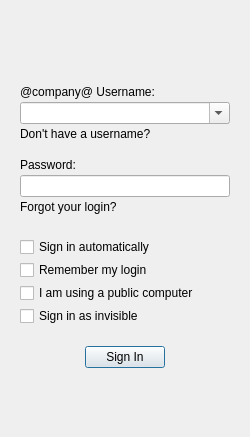
<?xml version="1.0" encoding="UTF-8"?>
<ui version="4.0">
 <class>AddVoxOxAccount</class>
 <widget class="QWidget" name="AddVoxOxAccount">
  <property name="geometry">
   <rect>
    <x>0</x>
    <y>0</y>
    <width>250</width>
    <height>437</height>
   </rect>
  </property>
  <property name="sizePolicy">
   <sizepolicy hsizetype="Preferred" vsizetype="Preferred">
    <horstretch>0</horstretch>
    <verstretch>0</verstretch>
   </sizepolicy>
  </property>
  <property name="font">
   <font>
    <family>Tahoma</family>
   </font>
  </property>
  <property name="windowTitle">
   <string>@product@ - Login</string>
  </property>
  <property name="styleSheet">
   <string notr="true"/>
  </property>
  <layout class="QGridLayout" name="gridLayout_17">
   <property name="margin">
    <number>20</number>
   </property>
   <property name="spacing">
    <number>0</number>
   </property>
   <item row="0" column="0">
    <layout class="QGridLayout" name="gridLayout_16">
     <property name="spacing">
      <number>0</number>
     </property>
     <item row="0" column="0">
      <layout class="QGridLayout" name="gridLayout_3">
       <property name="spacing">
        <number>0</number>
       </property>
       <item row="0" column="0">
        <spacer name="horizontalSpacer_6">
         <property name="orientation">
          <enum>Qt::Horizontal</enum>
         </property>
         <property name="sizeHint" stdset="0">
          <size>
           <width>40</width>
           <height>20</height>
          </size>
         </property>
        </spacer>
       </item>
       <item row="0" column="1">
        <widget class="QLabel" name="logoLabel">
         <property name="sizePolicy">
          <sizepolicy hsizetype="Fixed" vsizetype="Fixed">
           <horstretch>0</horstretch>
           <verstretch>0</verstretch>
          </sizepolicy>
         </property>
         <property name="minimumSize">
          <size>
           <width>177</width>
           <height>42</height>
          </size>
         </property>
         <property name="maximumSize">
          <size>
           <width>177</width>
           <height>42</height>
          </size>
         </property>
         <property name="styleSheet">
          <string notr="true"/>
         </property>
         <property name="frameShape">
          <enum>QFrame::NoFrame</enum>
         </property>
         <property name="text">
          <string/>
         </property>
         <property name="textFormat">
          <enum>Qt::PlainText</enum>
         </property>
         <property name="pixmap">
          <pixmap resource="../../../../resources/wengophone.qrc">:/pics/logo_onloginscreen.png</pixmap>
         </property>
         <property name="alignment">
          <set>Qt::AlignCenter</set>
         </property>
         <property name="margin">
          <number>0</number>
         </property>
         <property name="indent">
          <number>100</number>
         </property>
        </widget>
       </item>
       <item row="0" column="2">
        <spacer name="horizontalSpacer_5">
         <property name="orientation">
          <enum>Qt::Horizontal</enum>
         </property>
         <property name="sizeHint" stdset="0">
          <size>
           <width>40</width>
           <height>20</height>
          </size>
         </property>
        </spacer>
       </item>
      </layout>
     </item>
     <item row="1" column="0">
      <spacer name="verticalSpacer_4">
       <property name="orientation">
        <enum>Qt::Vertical</enum>
       </property>
       <property name="sizeType">
        <enum>QSizePolicy::Fixed</enum>
       </property>
       <property name="sizeHint" stdset="0">
        <size>
         <width>188</width>
         <height>20</height>
        </size>
       </property>
      </spacer>
     </item>
     <item row="2" column="0">
      <layout class="QGridLayout" name="gridLayout_15">
       <property name="spacing">
        <number>0</number>
       </property>
       <item row="0" column="0">
        <layout class="QGridLayout" name="gridLayout_12">
         <item row="0" column="0">
          <widget class="QLabel" name="voxoxUsernameLabel">
           <property name="sizePolicy">
            <sizepolicy hsizetype="Minimum" vsizetype="Preferred">
             <horstretch>0</horstretch>
             <verstretch>0</verstretch>
            </sizepolicy>
           </property>
           <property name="text">
            <string>@company@ Username:</string>
           </property>
          </widget>
         </item>
         <item row="0" column="1">
          <spacer name="horizontalSpacer">
           <property name="orientation">
            <enum>Qt::Horizontal</enum>
           </property>
           <property name="sizeHint" stdset="0">
            <size>
             <width>40</width>
             <height>20</height>
            </size>
           </property>
          </spacer>
         </item>
        </layout>
       </item>
       <item row="1" column="0">
        <layout class="QGridLayout" name="gridLayout_13">
         <item row="0" column="0">
          <widget class="QComboBox" name="usernameComboBox">
           <property name="sizePolicy">
            <sizepolicy hsizetype="Expanding" vsizetype="Fixed">
             <horstretch>0</horstretch>
             <verstretch>0</verstretch>
            </sizepolicy>
           </property>
           <property name="editable">
            <bool>true</bool>
           </property>
          </widget>
         </item>
        </layout>
       </item>
       <item row="2" column="0">
        <layout class="QGridLayout" name="gridLayout_14">
         <item row="0" column="0">
          <widget class="VoxOxLinkLabel" name="linkToSignUpLabel">
           <property name="sizePolicy">
            <sizepolicy hsizetype="Preferred" vsizetype="Preferred">
             <horstretch>0</horstretch>
             <verstretch>0</verstretch>
            </sizepolicy>
           </property>
           <property name="text">
            <string>Don't have a username?</string>
           </property>
          </widget>
         </item>
         <item row="0" column="1">
          <spacer name="horizontalSpacer_13">
           <property name="orientation">
            <enum>Qt::Horizontal</enum>
           </property>
           <property name="sizeHint" stdset="0">
            <size>
             <width>40</width>
             <height>20</height>
            </size>
           </property>
          </spacer>
         </item>
        </layout>
       </item>
      </layout>
     </item>
     <item row="3" column="0">
      <spacer name="verticalSpacer">
       <property name="orientation">
        <enum>Qt::Vertical</enum>
       </property>
       <property name="sizeType">
        <enum>QSizePolicy::Fixed</enum>
       </property>
       <property name="sizeHint" stdset="0">
        <size>
         <width>138</width>
         <height>11</height>
        </size>
       </property>
      </spacer>
     </item>
     <item row="4" column="0">
      <layout class="QGridLayout" name="gridLayout_11">
       <property name="spacing">
        <number>0</number>
       </property>
       <item row="0" column="0">
        <layout class="QGridLayout" name="gridLayout_9">
         <property name="spacing">
          <number>0</number>
         </property>
         <item row="0" column="0">
          <widget class="QLabel" name="passwordLabel">
           <property name="sizePolicy">
            <sizepolicy hsizetype="Minimum" vsizetype="Preferred">
             <horstretch>0</horstretch>
             <verstretch>0</verstretch>
            </sizepolicy>
           </property>
           <property name="text">
            <string>Password:</string>
           </property>
          </widget>
         </item>
         <item row="0" column="1">
          <spacer name="horizontalSpacer_2">
           <property name="orientation">
            <enum>Qt::Horizontal</enum>
           </property>
           <property name="sizeHint" stdset="0">
            <size>
             <width>40</width>
             <height>20</height>
            </size>
           </property>
          </spacer>
         </item>
        </layout>
       </item>
       <item row="1" column="0">
        <layout class="QGridLayout" name="gridLayout_2">
         <property name="spacing">
          <number>0</number>
         </property>
         <item row="0" column="0">
          <widget class="QLineEdit" name="passwordLineEdit">
           <property name="sizePolicy">
            <sizepolicy hsizetype="Expanding" vsizetype="Fixed">
             <horstretch>0</horstretch>
             <verstretch>0</verstretch>
            </sizepolicy>
           </property>
           <property name="text">
            <string/>
           </property>
           <property name="echoMode">
            <enum>QLineEdit::Password</enum>
           </property>
          </widget>
         </item>
        </layout>
       </item>
       <item row="2" column="0">
        <layout class="QGridLayout" name="gridLayout_8">
         <property name="spacing">
          <number>0</number>
         </property>
         <item row="0" column="0">
          <widget class="VoxOxLinkLabel" name="linkForgotPasswordLabel">
           <property name="sizePolicy">
            <sizepolicy hsizetype="Preferred" vsizetype="Fixed">
             <horstretch>0</horstretch>
             <verstretch>0</verstretch>
            </sizepolicy>
           </property>
           <property name="text">
            <string>Forgot your login?</string>
           </property>
          </widget>
         </item>
         <item row="0" column="1">
          <spacer name="horizontalSpacer_4">
           <property name="orientation">
            <enum>Qt::Horizontal</enum>
           </property>
           <property name="sizeHint" stdset="0">
            <size>
             <width>28</width>
             <height>20</height>
            </size>
           </property>
          </spacer>
         </item>
        </layout>
       </item>
      </layout>
     </item>
     <item row="5" column="0">
      <spacer name="verticalSpacer_2">
       <property name="orientation">
        <enum>Qt::Vertical</enum>
       </property>
       <property name="sizeType">
        <enum>QSizePolicy::Fixed</enum>
       </property>
       <property name="sizeHint" stdset="0">
        <size>
         <width>20</width>
         <height>20</height>
        </size>
       </property>
      </spacer>
     </item>
     <item row="6" column="0">
      <layout class="QGridLayout" name="gridLayout_10">
       <property name="horizontalSpacing">
        <number>0</number>
       </property>
       <property name="verticalSpacing">
        <number>3</number>
       </property>
       <item row="0" column="0">
        <layout class="QGridLayout" name="gridLayout"/>
       </item>
       <item row="1" column="0">
        <widget class="QFrame" name="rememberPasswordFrame">
         <property name="frameShape">
          <enum>QFrame::NoFrame</enum>
         </property>
         <property name="frameShadow">
          <enum>QFrame::Plain</enum>
         </property>
         <layout class="QGridLayout" name="gridLayout_4">
          <property name="horizontalSpacing">
           <number>0</number>
          </property>
          <property name="verticalSpacing">
           <number>3</number>
          </property>
          <property name="margin">
           <number>0</number>
          </property>
          <item row="2" column="0">
           <widget class="QCheckBox" name="rememberPasswordCheckBox">
            <property name="text">
             <string>Remember my login</string>
            </property>
           </widget>
          </item>
          <item row="2" column="1">
           <spacer name="horizontalSpacer_8">
            <property name="orientation">
             <enum>Qt::Horizontal</enum>
            </property>
            <property name="sizeHint" stdset="0">
             <size>
              <width>114</width>
              <height>13</height>
             </size>
            </property>
           </spacer>
          </item>
          <item row="0" column="0">
           <widget class="QCheckBox" name="automaticallyLoginCheckBox">
            <property name="text">
             <string>Sign in automatically</string>
            </property>
           </widget>
          </item>
          <item row="0" column="1">
           <spacer name="horizontalSpacer_7">
            <property name="orientation">
             <enum>Qt::Horizontal</enum>
            </property>
            <property name="sizeHint" stdset="0">
             <size>
              <width>40</width>
              <height>13</height>
             </size>
            </property>
           </spacer>
          </item>
         </layout>
        </widget>
       </item>
       <item row="2" column="0">
        <widget class="QFrame" name="publicComputerFrame">
         <property name="frameShape">
          <enum>QFrame::NoFrame</enum>
         </property>
         <property name="frameShadow">
          <enum>QFrame::Plain</enum>
         </property>
         <layout class="QGridLayout" name="gridLayout_6">
          <property name="margin">
           <number>0</number>
          </property>
          <property name="spacing">
           <number>0</number>
          </property>
          <item row="0" column="0">
           <widget class="QCheckBox" name="publicComputerCheckBox">
            <property name="text">
             <string>I am using a public computer</string>
            </property>
           </widget>
          </item>
          <item row="0" column="1">
           <spacer name="horizontalSpacer_9">
            <property name="orientation">
             <enum>Qt::Horizontal</enum>
            </property>
            <property name="sizeHint" stdset="0">
             <size>
              <width>71</width>
              <height>15</height>
             </size>
            </property>
           </spacer>
          </item>
         </layout>
        </widget>
       </item>
       <item row="3" column="0">
        <layout class="QGridLayout" name="gridLayout_7">
         <item row="0" column="0">
          <widget class="QCheckBox" name="invisibleSignInCheckBox">
           <property name="text">
            <string>Sign in as invisible</string>
           </property>
          </widget>
         </item>
         <item row="0" column="1">
          <spacer name="horizontalSpacer_10">
           <property name="orientation">
            <enum>Qt::Horizontal</enum>
           </property>
           <property name="sizeHint" stdset="0">
            <size>
             <width>40</width>
             <height>13</height>
            </size>
           </property>
          </spacer>
         </item>
        </layout>
       </item>
      </layout>
     </item>
     <item row="7" column="0">
      <spacer name="verticalSpacer_3">
       <property name="orientation">
        <enum>Qt::Vertical</enum>
       </property>
       <property name="sizeType">
        <enum>QSizePolicy::Fixed</enum>
       </property>
       <property name="sizeHint" stdset="0">
        <size>
         <width>158</width>
         <height>20</height>
        </size>
       </property>
      </spacer>
     </item>
     <item row="8" column="0">
      <layout class="QGridLayout" name="gridLayout_5">
       <property name="spacing">
        <number>0</number>
       </property>
       <item row="0" column="0">
        <spacer name="horizontalSpacer_12">
         <property name="orientation">
          <enum>Qt::Horizontal</enum>
         </property>
         <property name="sizeHint" stdset="0">
          <size>
           <width>13</width>
           <height>20</height>
          </size>
         </property>
        </spacer>
       </item>
       <item row="0" column="1">
        <widget class="QPushButton" name="loginButton">
         <property name="text">
          <string>Sign In</string>
         </property>
         <property name="default">
          <bool>true</bool>
         </property>
        </widget>
       </item>
       <item row="0" column="2">
        <spacer name="horizontalSpacer_11">
         <property name="orientation">
          <enum>Qt::Horizontal</enum>
         </property>
         <property name="sizeHint" stdset="0">
          <size>
           <width>13</width>
           <height>20</height>
          </size>
         </property>
        </spacer>
       </item>
      </layout>
     </item>
     <item row="9" column="0">
      <spacer name="verticalSpacer_5">
       <property name="orientation">
        <enum>Qt::Vertical</enum>
       </property>
       <property name="sizeHint" stdset="0">
        <size>
         <width>17</width>
         <height>17</height>
        </size>
       </property>
      </spacer>
     </item>
    </layout>
   </item>
  </layout>
 </widget>
 <customwidgets>
  <customwidget>
   <class>VoxOxLinkLabel</class>
   <extends>QLabel</extends>
   <header>qtutil/VoxOxLinkLabel.h</header>
  </customwidget>
 </customwidgets>
 <tabstops>
  <tabstop>usernameComboBox</tabstop>
  <tabstop>passwordLineEdit</tabstop>
  <tabstop>rememberPasswordCheckBox</tabstop>
  <tabstop>publicComputerCheckBox</tabstop>
  <tabstop>invisibleSignInCheckBox</tabstop>
  <tabstop>loginButton</tabstop>
 </tabstops>
 <resources>
  <include location="../../../../resources/wengophone.qrc"/>
  <include location="../../../../resources/wengophone.qrc"/>
 </resources>
 <connections/>
</ui>
